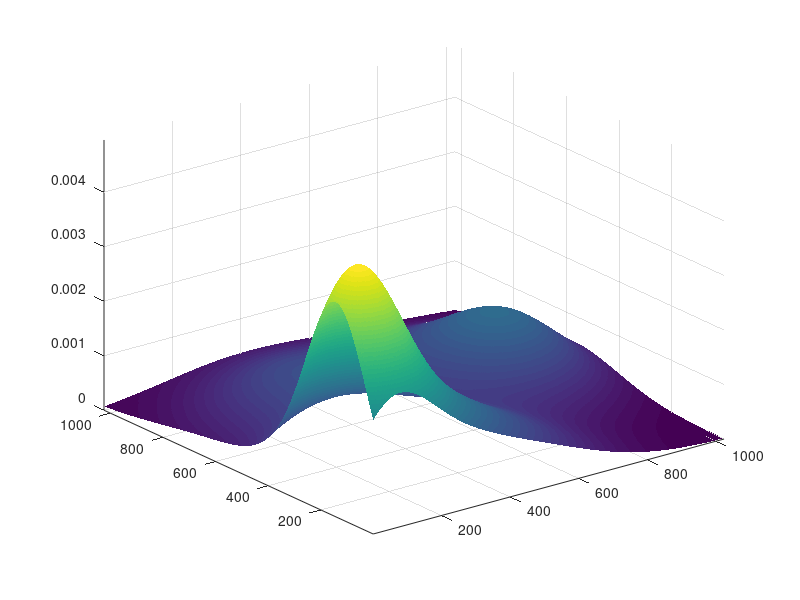
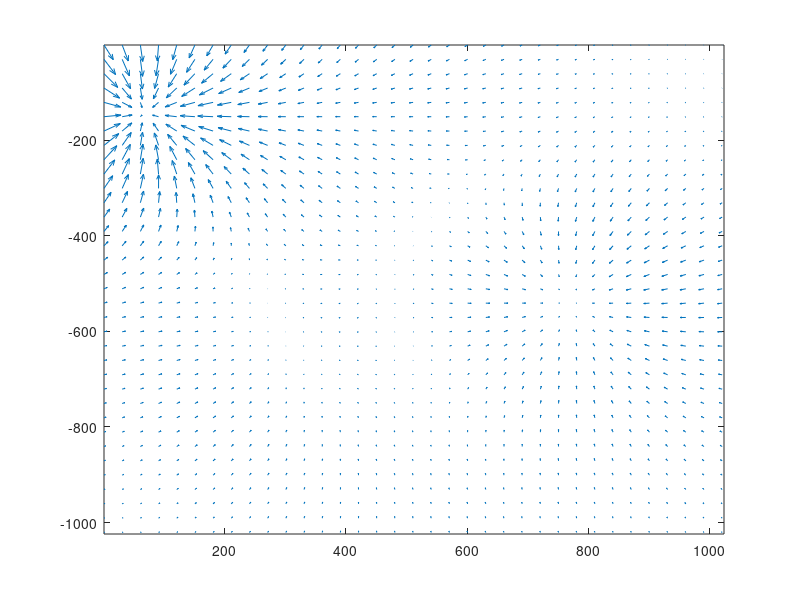
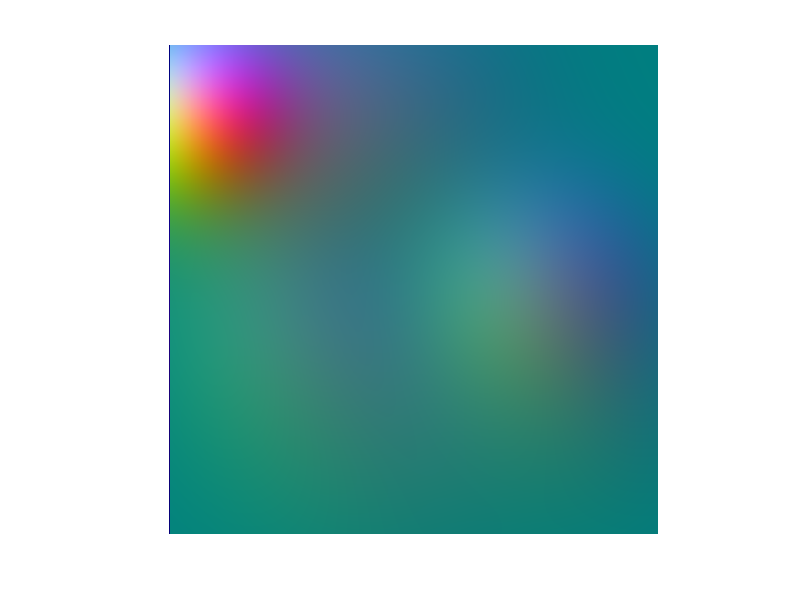

MATLAB code for these plots, in order:
%creates a gradient map with some randomly placed hills (Gauss curves)
%will overwrite hills.png without asking
% R: height
% G: x gradient (0.5 intensity corresponds to 0 gradient)
% B: y gradient

%square size in pixels
size = 1024;

%you can change these to create different types of landscape
num_hills = 8;

min_height = 100;
max_height = 255;
min_sigma = 10000;
max_sigma = 50000;

%create some mountains
[coords1, coords2] = meshgrid(1:size, 1:size);
terrain = zeros(size);
for i = 1:num_hills
    mu = [randi(size) randi(size)];
    height = randi([min_height max_height]);
    sigma = randi([min_sigma, max_sigma]);
    values = mvnpdf([coords1(:) coords2(:)], mu, [sigma sigma]);
    values = reshape(values, size, size);
    terrain = terrain+values*height;
end

%visualization
surf(terrain, 'EdgeColor', 'none');

axis([1 size 1 size 0 max(max(terrain))*1.1]);
y_grad = diff(terrain);
x_grad = diff(terrain')';

%gradient visualization with arrows
gradient_pos_x = 1:30:size;
gradient_pos_x = repmat(gradient_pos_x, length(gradient_pos_x), 1);
gradient_pos_y = gradient_pos_x' * -1;
selected_gradients_x = x_grad(1:30:end, 1:30:end);
selected_gradients_y = y_grad(1:30:end, 1:30:end) * -1;
figure()
quiver(gradient_pos_x, gradient_pos_y, selected_gradients_x, selected_gradients_y);
xlim([1 size]);
ylim([-size -1]);

%normalization for encoding in RGB
total_min = min(min(x_grad(:)), min(y_grad(:)));
total_max = max(max(x_grad(:)), max(y_grad(:)));
terrain = mat2gray(terrain);
x_grad = x_grad / (total_max - total_min)  + 0.5;
y_grad = y_grad / (total_max - total_min)  + 0.5;
x_grad = padarray(x_grad, [0 1], 'post');
y_grad = padarray(y_grad, [1 0], 'post');
figure()
img = zeros(size, size, 3);
img(:, :, 1) = terrain;
img(:, :, 2) = x_grad;
img(:, :, 3) = y_grad;
imshow(img);
%imwrite(img, 'hills.png');


